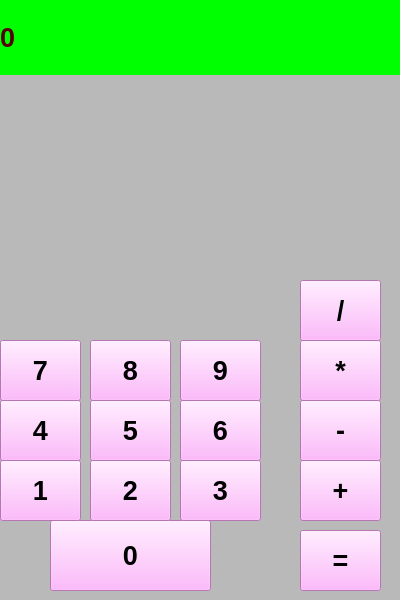
<?xml version="1.0" encoding="UTF-8"?>
<ui version="4.0">
 <class>MainWindow</class>
 <widget class="QMainWindow" name="MainWindow">
  <property name="geometry">
   <rect>
    <x>0</x>
    <y>0</y>
    <width>400</width>
    <height>600</height>
   </rect>
  </property>
  <property name="windowTitle">
   <string>MainWindow</string>
  </property>
  <widget class="QWidget" name="centralwidget">
   <property name="styleSheet">
    <string notr="true">background-color: rgb(185, 185, 185);</string>
   </property>
   <widget class="QLabel" name="label">
    <property name="geometry">
     <rect>
      <x>0</x>
      <y>0</y>
      <width>400</width>
      <height>75</height>
     </rect>
    </property>
    <property name="font">
     <font>
      <pointsize>20</pointsize>
      <weight>75</weight>
      <bold>true</bold>
     </font>
    </property>
    <property name="styleSheet">
     <string notr="true">background-color: rgb(0, 255, 0);
color: rgb(85, 0, 0);</string>
    </property>
    <property name="text">
     <string>0</string>
    </property>
    <property name="margin">
     <number>20</number>
    </property>
   </widget>
   <widget class="QPushButton" name="btm_equal">
    <property name="geometry">
     <rect>
      <x>300</x>
      <y>530</y>
      <width>81</width>
      <height>61</height>
     </rect>
    </property>
    <property name="font">
     <font>
      <pointsize>20</pointsize>
      <weight>75</weight>
      <bold>true</bold>
     </font>
    </property>
    <property name="styleSheet">
     <string notr="true">background-color: rgb(255, 165, 251);</string>
    </property>
    <property name="text">
     <string>=</string>
    </property>
   </widget>
   <widget class="QPushButton" name="btm_0">
    <property name="geometry">
     <rect>
      <x>50</x>
      <y>520</y>
      <width>161</width>
      <height>71</height>
     </rect>
    </property>
    <property name="font">
     <font>
      <pointsize>20</pointsize>
      <weight>75</weight>
      <bold>true</bold>
     </font>
    </property>
    <property name="styleSheet">
     <string notr="true">background-color: rgb(255, 165, 251);</string>
    </property>
    <property name="text">
     <string>0</string>
    </property>
   </widget>
   <widget class="QPushButton" name="btm_1">
    <property name="geometry">
     <rect>
      <x>0</x>
      <y>460</y>
      <width>81</width>
      <height>61</height>
     </rect>
    </property>
    <property name="font">
     <font>
      <pointsize>20</pointsize>
      <weight>75</weight>
      <bold>true</bold>
     </font>
    </property>
    <property name="styleSheet">
     <string notr="true">background-color: rgb(255, 165, 251);</string>
    </property>
    <property name="text">
     <string>1</string>
    </property>
   </widget>
   <widget class="QPushButton" name="btm_2">
    <property name="geometry">
     <rect>
      <x>90</x>
      <y>460</y>
      <width>81</width>
      <height>61</height>
     </rect>
    </property>
    <property name="font">
     <font>
      <pointsize>20</pointsize>
      <weight>75</weight>
      <bold>true</bold>
     </font>
    </property>
    <property name="styleSheet">
     <string notr="true">background-color: rgb(255, 165, 251);</string>
    </property>
    <property name="text">
     <string>2</string>
    </property>
   </widget>
   <widget class="QPushButton" name="btm_3">
    <property name="geometry">
     <rect>
      <x>180</x>
      <y>460</y>
      <width>81</width>
      <height>61</height>
     </rect>
    </property>
    <property name="font">
     <font>
      <pointsize>20</pointsize>
      <weight>75</weight>
      <bold>true</bold>
     </font>
    </property>
    <property name="styleSheet">
     <string notr="true">background-color: rgb(255, 165, 251);</string>
    </property>
    <property name="text">
     <string>3</string>
    </property>
   </widget>
   <widget class="QPushButton" name="btm_4">
    <property name="geometry">
     <rect>
      <x>0</x>
      <y>400</y>
      <width>81</width>
      <height>61</height>
     </rect>
    </property>
    <property name="font">
     <font>
      <pointsize>20</pointsize>
      <weight>75</weight>
      <bold>true</bold>
     </font>
    </property>
    <property name="styleSheet">
     <string notr="true">background-color: rgb(255, 165, 251);</string>
    </property>
    <property name="text">
     <string>4</string>
    </property>
   </widget>
   <widget class="QPushButton" name="btm_5">
    <property name="geometry">
     <rect>
      <x>90</x>
      <y>400</y>
      <width>81</width>
      <height>61</height>
     </rect>
    </property>
    <property name="font">
     <font>
      <pointsize>20</pointsize>
      <weight>75</weight>
      <bold>true</bold>
     </font>
    </property>
    <property name="styleSheet">
     <string notr="true">background-color: rgb(255, 165, 251);</string>
    </property>
    <property name="text">
     <string>5</string>
    </property>
   </widget>
   <widget class="QPushButton" name="btm_6">
    <property name="geometry">
     <rect>
      <x>180</x>
      <y>400</y>
      <width>81</width>
      <height>61</height>
     </rect>
    </property>
    <property name="font">
     <font>
      <pointsize>20</pointsize>
      <weight>75</weight>
      <bold>true</bold>
     </font>
    </property>
    <property name="styleSheet">
     <string notr="true">background-color: rgb(255, 165, 251);</string>
    </property>
    <property name="text">
     <string>6</string>
    </property>
   </widget>
   <widget class="QPushButton" name="btm_7">
    <property name="geometry">
     <rect>
      <x>0</x>
      <y>340</y>
      <width>81</width>
      <height>61</height>
     </rect>
    </property>
    <property name="font">
     <font>
      <pointsize>20</pointsize>
      <weight>75</weight>
      <bold>true</bold>
     </font>
    </property>
    <property name="styleSheet">
     <string notr="true">background-color: rgb(255, 165, 251);</string>
    </property>
    <property name="text">
     <string>7</string>
    </property>
   </widget>
   <widget class="QPushButton" name="btm_9">
    <property name="geometry">
     <rect>
      <x>180</x>
      <y>340</y>
      <width>81</width>
      <height>61</height>
     </rect>
    </property>
    <property name="font">
     <font>
      <pointsize>20</pointsize>
      <weight>75</weight>
      <bold>true</bold>
     </font>
    </property>
    <property name="styleSheet">
     <string notr="true">background-color: rgb(255, 165, 251);</string>
    </property>
    <property name="text">
     <string>9</string>
    </property>
   </widget>
   <widget class="QPushButton" name="btm_8">
    <property name="geometry">
     <rect>
      <x>90</x>
      <y>340</y>
      <width>81</width>
      <height>61</height>
     </rect>
    </property>
    <property name="font">
     <font>
      <pointsize>20</pointsize>
      <weight>75</weight>
      <bold>true</bold>
     </font>
    </property>
    <property name="styleSheet">
     <string notr="true">background-color: rgb(255, 165, 251);</string>
    </property>
    <property name="text">
     <string>8</string>
    </property>
   </widget>
   <widget class="QPushButton" name="btm_sum">
    <property name="geometry">
     <rect>
      <x>300</x>
      <y>460</y>
      <width>81</width>
      <height>61</height>
     </rect>
    </property>
    <property name="font">
     <font>
      <pointsize>20</pointsize>
      <weight>75</weight>
      <bold>true</bold>
     </font>
    </property>
    <property name="styleSheet">
     <string notr="true">background-color: rgb(255, 165, 251);</string>
    </property>
    <property name="text">
     <string>+</string>
    </property>
   </widget>
   <widget class="QPushButton" name="btm_minus">
    <property name="geometry">
     <rect>
      <x>300</x>
      <y>400</y>
      <width>81</width>
      <height>61</height>
     </rect>
    </property>
    <property name="font">
     <font>
      <pointsize>20</pointsize>
      <weight>75</weight>
      <bold>true</bold>
     </font>
    </property>
    <property name="styleSheet">
     <string notr="true">background-color: rgb(255, 165, 251);</string>
    </property>
    <property name="text">
     <string>-</string>
    </property>
   </widget>
   <widget class="QPushButton" name="btm_multi">
    <property name="geometry">
     <rect>
      <x>300</x>
      <y>340</y>
      <width>81</width>
      <height>61</height>
     </rect>
    </property>
    <property name="font">
     <font>
      <pointsize>20</pointsize>
      <weight>75</weight>
      <bold>true</bold>
     </font>
    </property>
    <property name="styleSheet">
     <string notr="true">background-color: rgb(255, 165, 251);</string>
    </property>
    <property name="text">
     <string>*</string>
    </property>
   </widget>
   <widget class="QPushButton" name="btm_delit">
    <property name="geometry">
     <rect>
      <x>300</x>
      <y>280</y>
      <width>81</width>
      <height>61</height>
     </rect>
    </property>
    <property name="font">
     <font>
      <pointsize>20</pointsize>
      <weight>75</weight>
      <bold>true</bold>
     </font>
    </property>
    <property name="styleSheet">
     <string notr="true">background-color: rgb(255, 165, 251);</string>
    </property>
    <property name="text">
     <string>/</string>
    </property>
   </widget>
  </widget>
 </widget>
 <resources/>
 <connections/>
</ui>
